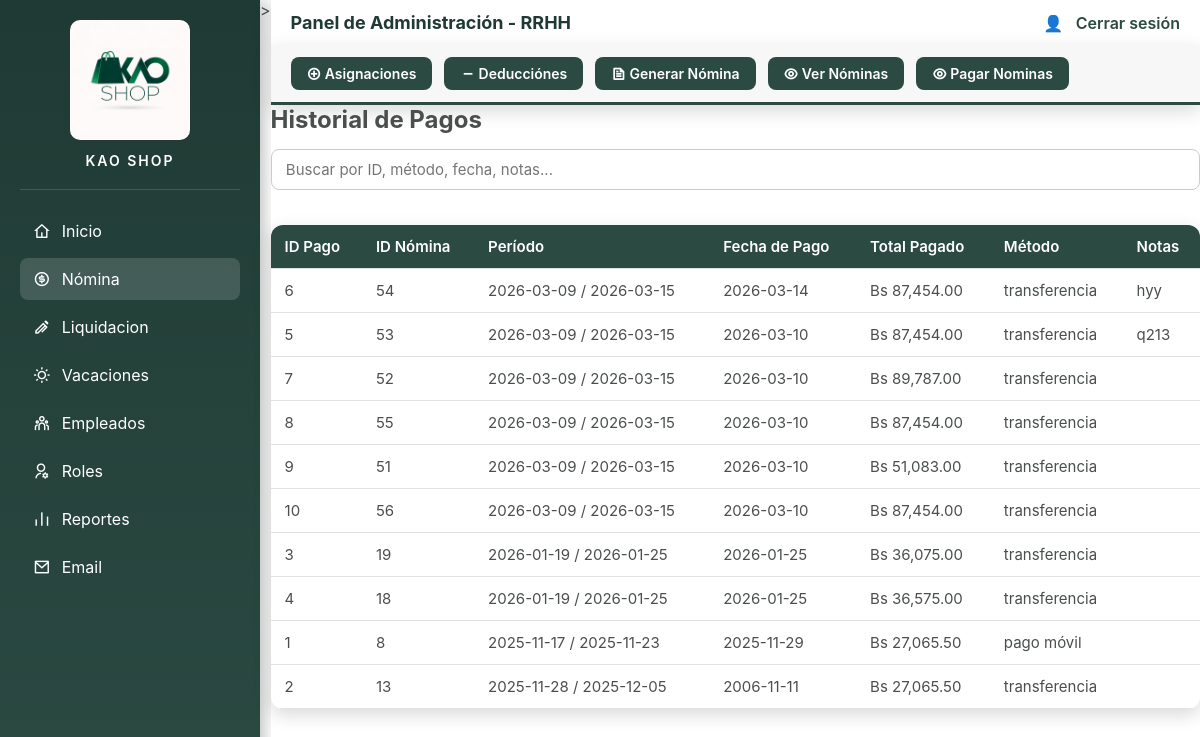
/PHP/historial_pagos.php, run on an earlier commit of the app's database.
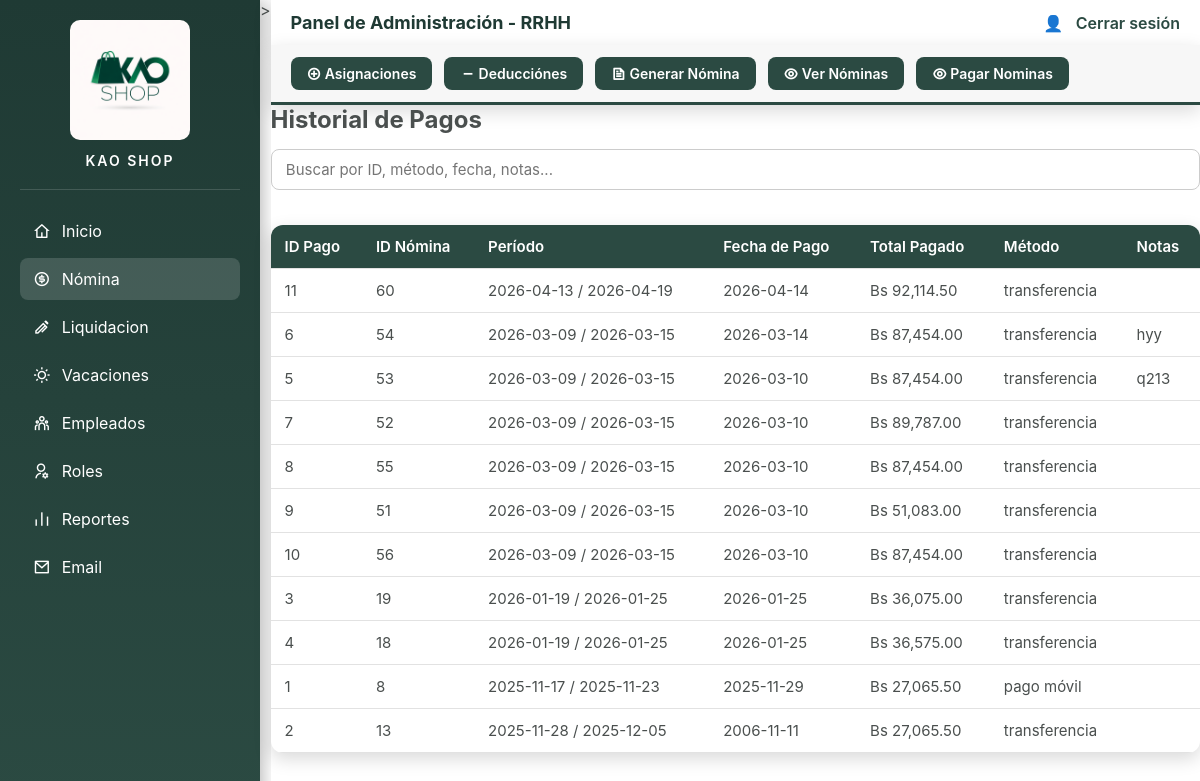
And on a later commit of the database.
### tables this page shows
CREATE TABLE `pagos` (
  `id_pago` int(11) NOT NULL,
  `id_nomina` int(11) NOT NULL,
  `fecha_pago` date DEFAULT NULL,
  `total_pagado` decimal(14,2) DEFAULT NULL,
  `metodo` varchar(50) DEFAULT NULL,
  `notas` text DEFAULT NULL
);

CREATE TABLE `nomina` (
  `id_nomina` int(11) NOT NULL,
  `fecha_inicio` date NOT NULL,
  `fecha_fin` date NOT NULL,
  `tipo` enum('semanal','quincenal','mensual') DEFAULT 'mensual',
  `estado` enum('abierta','cerrada','pagada') DEFAULT 'abierta',
  `creada_por` varchar(100) DEFAULT NULL,
  `fecha_creacion` timestamp NOT NULL DEFAULT current_timestamp()
);

### PHP/historial_pagos.php (the view, shortened to what this page needs)
<?php
include("db.php");
$sql = "SELECT p.*, n.fecha_inicio, n.fecha_fin
        FROM pagos p
        JOIN nomina n ON p.id_nomina = n.id_nomina
        ORDER BY p.fecha_pago DESC";
$res = mysqli_query($conexion, $sql);
?>
<!DOCTYPE html>
<html lang="es">
<head>
<link rel="stylesheet" href="../css/historial_de_pagos.css">
<link href="https://cdn.jsdelivr.net/npm/remixicon@4.2.0/fonts/remixicon.css" rel="stylesheet">
</head>
<body>
<aside class="sidebar">
<div class="sidebar-header">
    <img src="../img/logo.png" alt="Logo" class="logo">
    <h3 class="system-title">KAO SHOP</h3>
</div>
    <a href="administrador.php" >
        <i class="ri-home-4-line"></i> Inicio
    </a>
    <a href="nomina.php"class="active">
        <i class="ri-money-dollar-circle-line"></i> Nómina
    </a>
    <a href="liquidacion.php"><i class="ri-ball-pen-line"></i>Liquidacion</a>
    <a href="vacaciones.php">  <i class="ri-sun-line"></i></i> Vacaciones</a>
    <a href="listar_empleados.php">
        <i class="ri-team-line"></i> Empleados
    </a>
    <a href="listar_usuario.php">
        <i class="ri-user-settings-line"></i> Roles
    </a>
    <a href="reportes.php">
        <i class="ri-bar-chart-line"></i> Reportes
    </a>
    <a href="contactar.php">
      <i class="ri-mail-line"></i> Email
    </a>
</aside>>
<div class="main">
<header>
    <h2>Panel de Administración - RRHH</h2>
    <div>
        <span>👤 <?= $_SESSION['usuario'] ?></span>
        <a href="cerrar_sesion.php">Cerrar sesión</a>
    </div>
</header>
    <div class="top-menu">
       <a href="asignaciones.php" class="top-button"><i class="ri-add-circle-line"></i> Asignaciones</a>
       <a href="deducciones.php" class="top-button"><i class="ri-subtract-line"></i> Deducciónes</a>
       <a href="generar_nomina.php" class="top-button"><i class="ri-file-text-line"></i> Generar Nómina</a>
       <a href="ver_nomina.php" class="top-button"><i class="ri-eye-line"></i> Ver Nóminas</a>
       <a href="pagar_nomina.php" class="top-button"><i class="ri-eye-line"></i> Pagar Nominas</a>
    </div>
<div class="contenido">
    <div class="card-container">
        <h2> Historial de Pagos</h2>
        <input type="text" id="buscador" class="buscador" placeholder=" Buscar por ID, método, fecha, notas...">
        <div class="table-container">
            <table id="tablaPagos">
                <thead>
                    <tr>
                        <th>ID Pago</th>
                        <th>ID Nómina</th>
                        <th>Período</th>
                        <th>Fecha de Pago</th>
                        <th>Total Pagado</th>
                        <th>Método</th>
                        <th>Notas</th>
                    </tr>
                </thead>
                <tbody>
                <?php while ($p = mysqli_fetch_assoc($res)) { ?>
                    <tr>
                        <td><?= $p['id_pago'] ?></td>
                        <td><?= $p['id_nomina'] ?></td>
                        <td><?= $p['fecha_inicio'] ?> / <?= $p['fecha_fin'] ?></td>
                        <td><?= $p['fecha_pago'] ?></td>
                        <td>Bs <?= number_format($p['total_pagado'],2) ?></td>
                        <td><?= $p['metodo'] ?></td>
                        <td><?= $p['notas'] ?></td>
                    </tr>
                <?php } ?>
                </tbody>
            </table>
        </div>
    </div>
</div>
</div>
</body>
</html>

What changed in the data, as far as the page shows it:
added pagos: id_pago "11", id_nomina "60", id_nomina.fecha_inicio "2026-04-13", id_nomina.fecha_fin "2026-04-19", fecha_pago "2026-04-14", total_pagado "92,114.50", metodo "transferencia"
